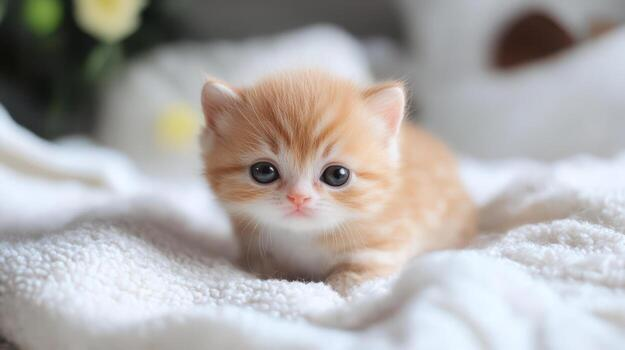
#> input picture computer_vision/opencv/photos/cat.jpeg, 625 x 350 px, found by its file name
$ python cropped_img.py
#> lines starting #> are read from the running program, lines starting #| are printed output that depends on the picture
import cv2 as cv
import numpy as np

img = cv.imread('photos/cat.jpeg')
#> img is the input picture: shape (350, 625, 3); mean B, G, R 168, 169.5, 173
cv.imshow('Cat image', img)
print(img.shape)
#| (350, 625, 3)

cropped_img = img[60:250, 250:400]
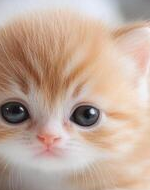
#> cropped_img: shape (190, 150, 3); mean B, G, R 155.9, 170.7, 194.8
cv.imshow('Cropped image', cropped_img)

cv.waitKey(0)

$ run again, with computer_vision/opencv/photos/bgr_sample.jpg copied over computer_vision/opencv/photos/cat.jpeg
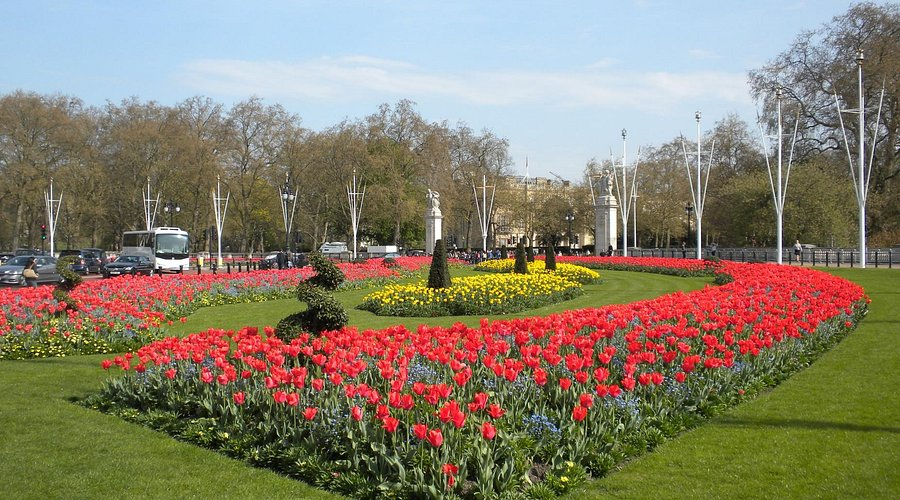
#> input picture computer_vision/opencv/photos/bgr_sample.jpg, 900 x 500 px, found by its file name
#> img is the input picture: shape (500, 900, 3); mean B, G, R 107.1, 127.1, 135.6
#| (500, 900, 3)
#> `cropped_img = img[60:250, 250:400]`:
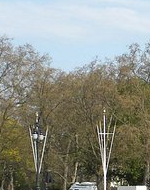
#> cropped_img: shape (190, 150, 3); mean B, G, R 131.9, 141.8, 139.6

$ run again, with computer_vision/opencv/photos/group1.jpg copied over computer_vision/opencv/photos/cat.jpeg
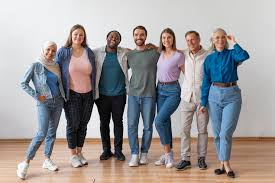
#> input picture computer_vision/opencv/photos/group1.jpg, 275 x 183 px, found by its file name
#> img is the input picture: shape (183, 275, 3); mean B, G, R 154.1, 153.9, 158.5
#| (183, 275, 3)
#> `cropped_img = img[60:250, 250:400]`:
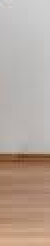
#> cropped_img: shape (123, 25, 3) (shown 2 times larger); mean B, G, R 156.3, 167.1, 182.7

$ run again, with computer_vision/opencv/photos/group2.jpg copied over computer_vision/opencv/photos/cat.jpeg
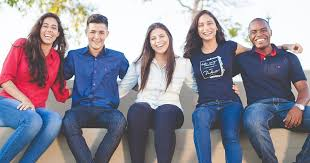
#> input picture computer_vision/opencv/photos/group2.jpg, 310 x 163 px, found by its file name
#> img is the input picture: shape (163, 310, 3); mean B, G, R 150.7, 137.6, 141
#| (163, 310, 3)
#> `cropped_img = img[60:250, 250:400]`:
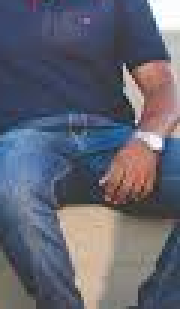
#> cropped_img: shape (103, 60, 3) (shown 3 times larger); mean B, G, R 113.7, 100.4, 98.7
